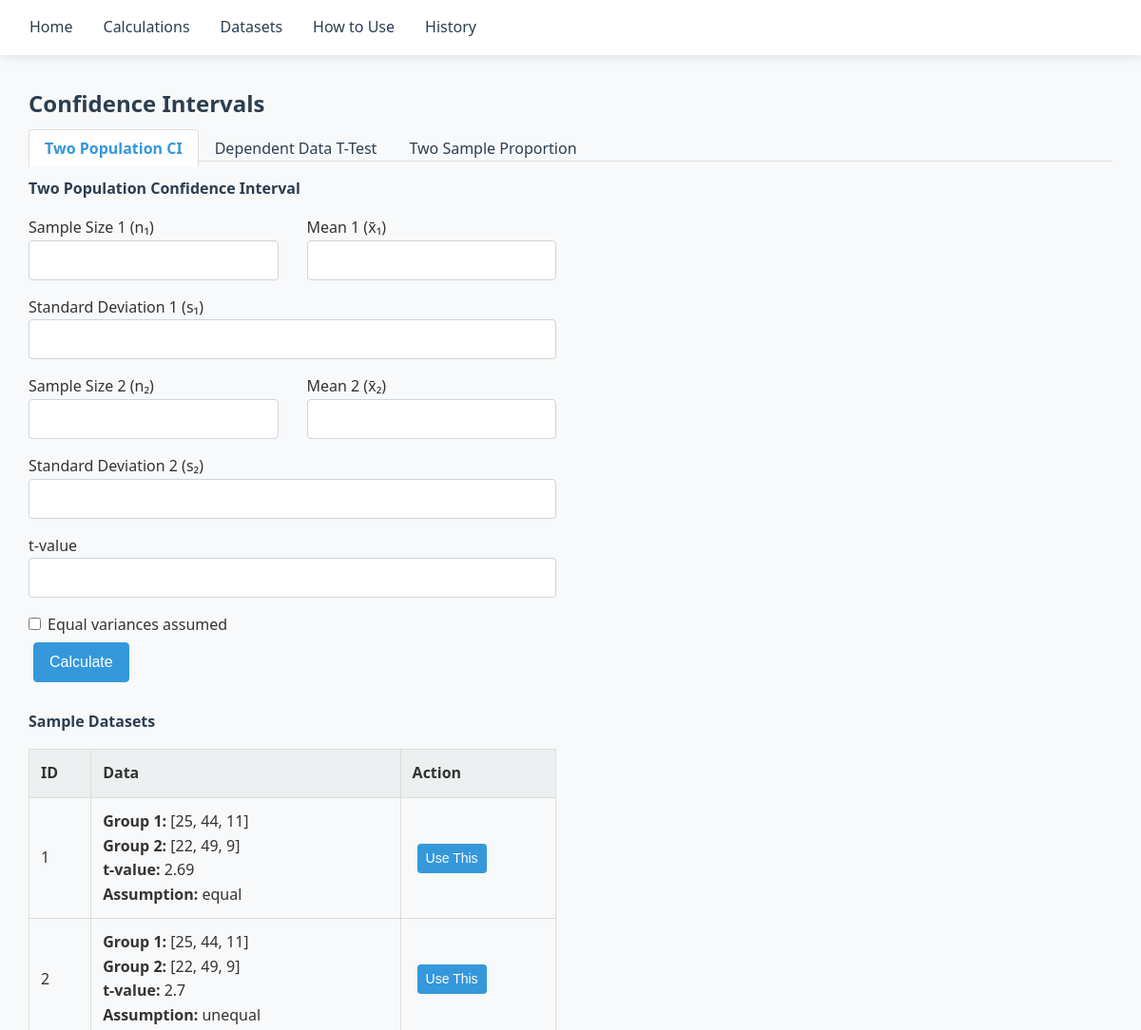
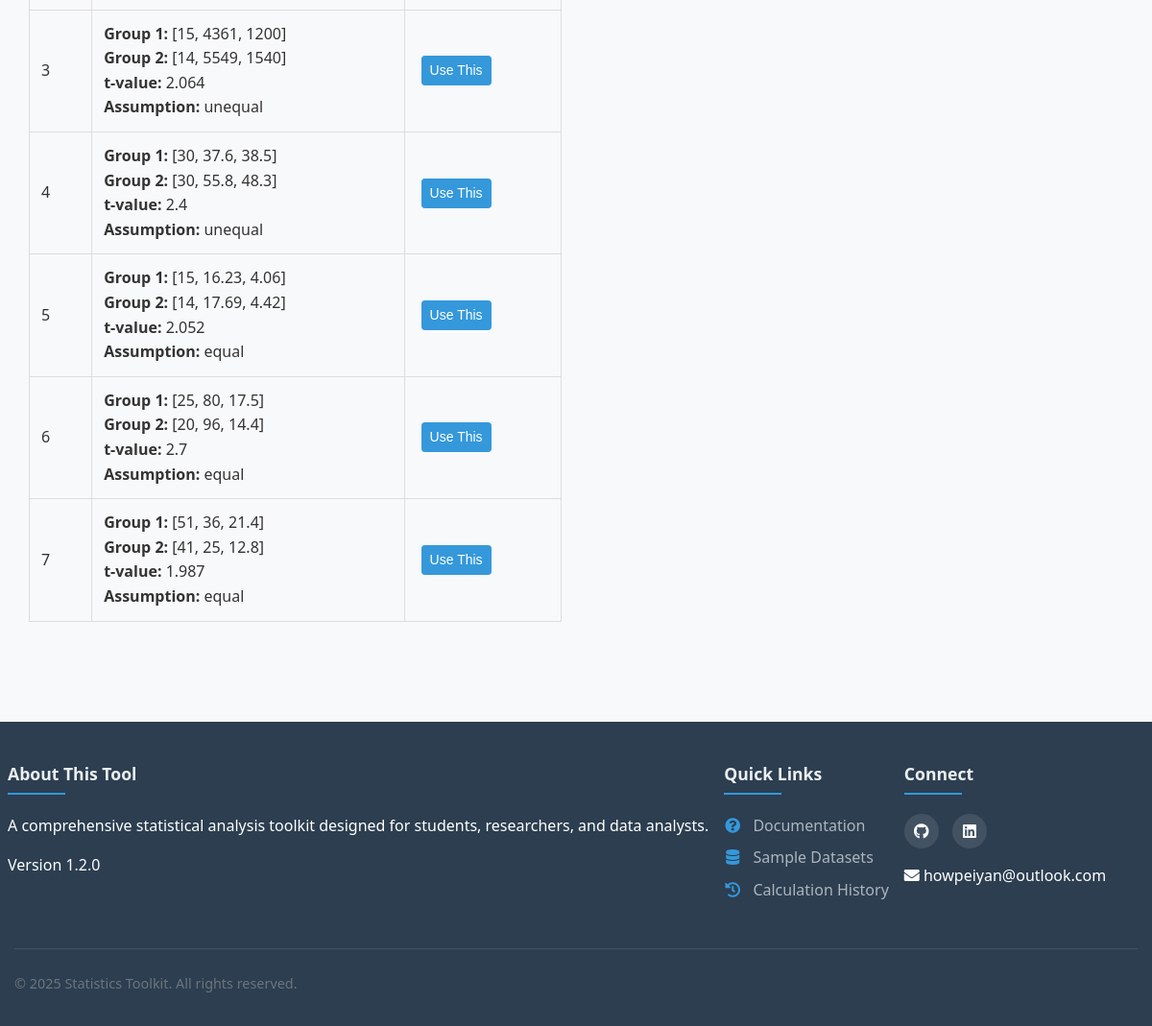
The page /calculations/confidence on the database its author committed (2 pictures, top to bottom).
### tables this page shows
CREATE TABLE two_pops (
    id INTEGER PRIMARY KEY AUTOINCREMENT,
    group1 TEXT,
    group2 TEXT,
    t_value REAL,
    assumption TEXT,
    num_elements INTEGER
);

### blueprints/confidence.py (the view, shortened to what this page needs)
@confidence_views.route('/confidence', methods=['GET','POST'])
def confidence_intervals():
    calculation_type = request.args.get('type', 'two_pop')
    conn = sqlite3.connect('dataset/dataset.db')
    cursor = conn.cursor()
    if calculation_type == 'two_pop':
        cursor.execute("SELECT * FROM two_pops")
        sample_data = cursor.fetchall()
    elif calculation_type == 'dep_data':
        cursor.execute("SELECT * FROM dataset WHERE num_elements > 5")
        sample_data = cursor.fetchall()
    else:  # two_samp_prop
        cursor.execute("SELECT * FROM dataset WHERE num_elements = 2")
        sample_data = cursor.fetchall()
    conn.close()
    return render_template('calculations/confidence.html',
                         calculation_type=calculation_type,
                         sample_data=sample_data)

### app.py (called while the page is built)
@app.before_request
def before_request():
    if 'history' not in session:
        session['history'] = []

### templates/calculations/confidence.html (shortened to what this page needs)
{% extends "base.html" %}
{% block stylesheets %}
<link rel="stylesheet" href="{{ url_for('static', filename='calculations.css') }}">
<link rel="stylesheet" href="{{ url_for('static', filename='datasets.css') }}">
{% endblock %}
{% block content %}
<div class="container">
    <h2>Confidence Intervals</h2>
    <ul class="nav nav-tabs">
        <li class="nav-item">
            <a class="nav-link {% if calculation_type == 'two_pop' %}active{% endif %}"
               href="{{ url_for('confidence.confidence_intervals', type='two_pop') }}">Two Population CI</a>
        </li>
        <li class="nav-item">
            <a class="nav-link {% if calculation_type == 'dep_data' %}active{% endif %}"
               href="{{ url_for('confidence.confidence_intervals', type='dep_data') }}">Dependent Data T-Test</a>
        </li>
        <li class="nav-item">
            <a class="nav-link {% if calculation_type == 'two_samp_prop' %}active{% endif %}"
               href="{{ url_for('confidence.confidence_intervals', type='two_samp_prop') }}">Two Sample Proportion</a>
        </li>
    </ul>
    <div class="row mt-3">
        <div class="col-md-6">
            {% if calculation_type == 'two_pop' %}
            <form method="POST">
                <h4>Two Population Confidence Interval</h4>
                <div class="form-row">
                    <div class="form-group col-md-6">
                        <label for="n1">Sample Size 1 (n₁)</label>
                        <input type="number" class="form-control" id="n1" name="n1" step="any" required>
                    </div>
                    <div class="form-group col-md-6">
                        <label for="x1">Mean 1 (x̄₁)</label>
                        <input type="number" class="form-control" id="x1" name="x1" step="any" required>
                    </div>
                </div>
                <div class="form-group">
                    <label for="s1">Standard Deviation 1 (s₁)</label>
                    <input type="number" class="form-control" id="s1" name="s1" step="any" required>
                </div>
                <div class="form-row">
                    <div class="form-group col-md-6">
                        <label for="n2">Sample Size 2 (n₂)</label>
                        <input type="number" class="form-control" id="n2" name="n2" step="any" required>
                    </div>
                    <div class="form-group col-md-6">
                        <label for="x2">Mean 2 (x̄₂)</label>
                        <input type="number" class="form-control" id="x2" name="x2" step="any" required>
                    </div>
                </div>
                <div class="form-group">
                    <label for="s2">Standard Deviation 2 (s₂)</label>
                    <input type="number" class="form-control" id="s2" name="s2" step="any" required>
                </div>
                <div class="form-group">
                    <label for="t_value">t-value</label>
                    <input type="number" class="form-control" id="t_value" name="t_value" step="any" required>
                </div>
                <div class="form-check">
                    <input class="form-check-input" type="checkbox" id="equal_var" name="equal_var" value="true">
                    <label class="form-check-label" for="equal_var">
                        Equal variances assumed
                    </label>
                </div>
                <button type="submit" class="btn btn-primary mt-2">Calculate</button>
            </form>
            {% endif %}
            {% if sample_data %}
            <h4 class="mt-4">Sample Datasets</h4>
            <div class="table-responsive">
                <table class="table table-bordered">
                    <thead>
                        <tr>
                            <th>ID</th>
                            <th>Data</th>
                            <th>Action</th>
                        </tr>
                    </thead>
                    <tbody>
                        {% if calculation_type == 'two_pop' %}
                            {% for pop in sample_data %}
                            <tr>
                                <td>{{ pop[0] }}</td>
                                <td>
                                    <strong>Group 1:</strong> {{ pop[1] }}<br>
                                    <strong>Group 2:</strong> {{ pop[2] }}<br>
                                    <strong>t-value:</strong> {{ pop[3] }}<br>
                                    <strong>Assumption:</strong> {{ pop[4] }}
                                </td>
                                <td>
                                    <button class="btn btn-sm btn-primary"
                                            onclick="
                                                    const data1 = JSON.parse('{{ pop[1] }}');
                                                    const data2 = JSON.parse('{{ pop[2] }}');
                                                    document.getElementById('n1').value=data1[0];
                                                    document.getElementById('x1').value=data1[1];
                                                    document.getElementById('s1').value=data1[2];
                                                    document.getElementById('n2').value=data2[0];
                                                    document.getElementById('x2').value=data2[1];
                                                    document.getElementById('s2').value=data2[2];
                                                    document.getElementById('t_value').value='{{ pop[3] }}';
                                                    document.getElementById('equal_var').checked={{ 'true' if pop[4] == 'equal' else 'false' }};">
                                        Use This
                                    </button>
                                </td>
                            </tr>
                            {% endfor %}
                        {% endif %}
                    </tbody>
                </table>
            </div>
            {% endif %}
        </div>
        <div class="col-md-6">
        </div>
    </div>
</div>
{% endblock %}

### static/style.css (style rules this page uses)
:root { --primary-color: #3498db; --secondary-color: #2ecc71; --dark-color: #2c3e50; --light-color: #ecf0f1; --danger-color: #e74c3c; --warning-color: #f39c12; --success-color: #27ae60; --border-radius: 4px; --box-shadow: 0 2px 10px rgba(0, 0, 0, 0.1); --transition: all 0.3s ease; }
* { margin: 0; padding: 0; box-sizing: border-box; }
body { font-family: 'Segoe UI', Tahoma, Geneva, Verdana, sans-serif; line-height: 1.6; color: #333; background-color: #f8f9fa; min-height: 100vh; display: flex; flex-direction: column; }
a { text-decoration: none; color: var(--primary-color); transition: var(--transition); }
h1, h2, h3, h4, h5, h6 { margin-bottom: 1rem; color: var(--dark-color); }
.container { width: 100%; max-width: 1200px; margin: 0 auto; padding: 0 15px; }
.row { display: flex; flex-wrap: wrap; margin: 0 -15px; }
.col-md-6 { flex: 0 0 50%; max-width: 50%; padding: 0 15px; }
.mt-2 { margin-top: 0.5rem; }
.mt-3 { margin-top: 1rem; }
.mt-4 { margin-top: 1.5rem; }

### static/calculations.css (style rules this page uses)
.form-group { margin-bottom: 1rem; }
.form-control { display: block; width: 100%; padding: 0.5rem 0.75rem; font-size: 1rem; line-height: 1.5; color: #495057; background-color: #fff; background-clip: padding-box; border: 1px solid #ced4da; border-radius: var(--border-radius); transition: var(--transition); }
.form-row { display: flex; flex-wrap: wrap; margin: 0 -15px; }
.form-row > .form-group { padding: 0 15px; }
.form-check { position: relative; display: block; padding-left: 1.25rem; }
.form-check-input { position: absolute; margin-top: 0.3rem; margin-left: -1.25rem; }
.form-check-label { margin-bottom: 0; }
.btn { display: inline-block; font-weight: 400; text-align: center; white-space: nowrap; vertical-align: middle; user-select: none; border: 1px solid transparent; padding: 0.5rem 1rem; font-size: 1rem; line-height: 1.5; border-radius: var(--border-radius); transition: var(--transition); cursor: pointer; }
.btn-primary { color: white; background-color: var(--primary-color); border-color: var(--primary-color); margin: 5px; }
.btn-sm { padding: 0.25rem 0.5rem; font-size: 0.875rem; line-height: 1.5; border-radius: 0.2rem; }
.nav-tabs { border-bottom: 1px solid #ddd; margin-bottom: 1rem; display: flex; flex-direction: row; list-style-type: none; }
.nav-tabs .nav-item { margin-bottom: -1px; }
.nav-tabs .nav-link { border: 1px solid transparent; border-top-left-radius: var(--border-radius); border-top-right-radius: var(--border-radius); padding: 0.5rem 1rem; color: var(--dark-color); }
.nav-tabs .nav-link.active { color: var(--primary-color); background-color: white; border-color: #ddd #ddd white; font-weight: 600; }

### static/datasets.css (style rules this page uses)
table { width: 100%; border-collapse: collapse; margin-bottom: 1.5rem; }
th, td { padding: 0.75rem; text-align: left; border: 1px solid #ddd; }
th { background-color: var(--light-color); font-weight: 600; }
.table-bordered th, .table-bordered td { border: 1px solid #ddd; }
.table-responsive { overflow-x: auto; -webkit-overflow-scrolling: touch; }

### rows shown on the page
two_pops: id "1", group1 "[25, 44, 11]", group2 "[22, 49, 9]", t_value "2.69", assumption "equal"
two_pops: id "2", group1 "[25, 44, 11]", group2 "[22, 49, 9]", t_value "2.7", assumption "unequal"
two_pops: id "3", group1 "[15, 4361, 1200]", group2 "[14, 5549, 1540]", t_value "2.064", assumption "unequal"
two_pops: id "4", group1 "[30, 37.6, 38.5]", group2 "[30, 55.8, 48.3]", t_value "2.4", assumption "unequal"
two_pops: id "5", group1 "[15, 16.23, 4.06]", group2 "[14, 17.69, 4.42]", t_value "2.052", assumption "equal"
two_pops: id "6", group1 "[25, 80, 17.5]", group2 "[20, 96, 14.4]", t_value "2.7", assumption "equal"
two_pops: id "7", group1 "[51, 36, 21.4]", group2 "[41, 25, 12.8]", t_value "1.987", assumption "equal"
